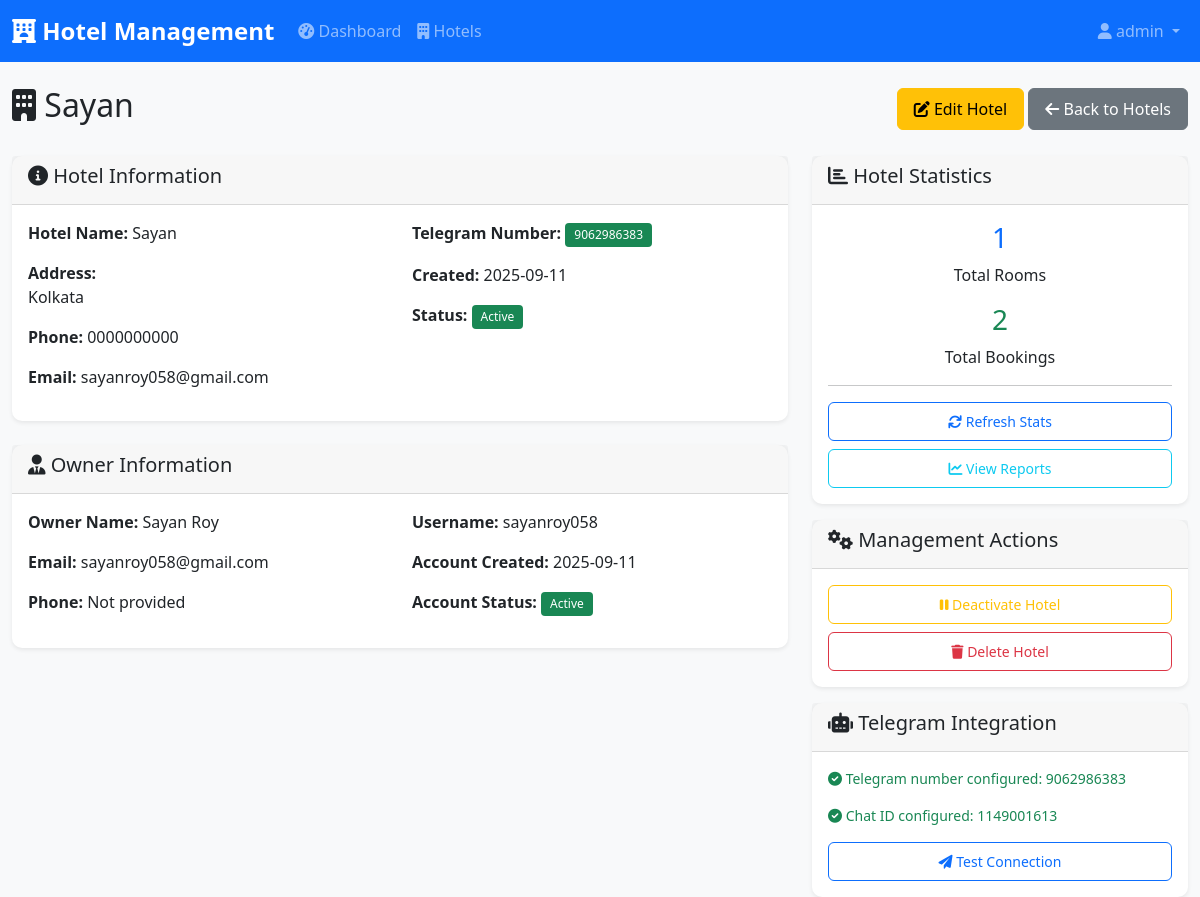
The app's page /admin/hotels/1 (signed in) with its own data.
### tables this page shows
CREATE TABLE hotels (
        id INTEGER PRIMARY KEY,
        name TEXT NOT NULL,
        address TEXT NOT NULL,
        phone TEXT,
        email TEXT,
        telegram_number TEXT,
        telegram_bot_token TEXT,
        owner_name TEXT NOT NULL,
        owner_email TEXT NOT NULL,
        owner_phone TEXT,
        created_at TEXT NOT NULL,
        is_active BOOLEAN DEFAULT 1
    , telegram_chat_id TEXT);

CREATE TABLE hotel_owners (
        id INTEGER PRIMARY KEY,
        hotel_id INTEGER NOT NULL,
        username TEXT UNIQUE NOT NULL,
        email TEXT NOT NULL,
        password_hash TEXT NOT NULL,
        full_name TEXT NOT NULL,
        phone TEXT,
        created_at TEXT NOT NULL,
        is_active BOOLEAN DEFAULT 1,
        FOREIGN KEY (hotel_id) REFERENCES hotels (id)
    );

### multi_hotel_app.py (the view)
    def decorated_function(*args, **kwargs):
        if 'user_type' not in session or session['user_type'] != 'admin':
            flash('Admin access required', 'error')
            return redirect(url_for('login'))
        return f(*args, **kwargs)

### multi_hotel_app.py (called while the page is built)
def login_required(f):
    def decorated_function(*args, **kwargs):
        if 'user_id' not in session:
            return redirect(url_for('login'))
        return f(*args, **kwargs)
    decorated_function.__name__ = f.__name__
    return decorated_function

def admin_required(f):
    def decorated_function(*args, **kwargs):
        if 'user_type' not in session or session['user_type'] != 'admin':
            flash('Admin access required', 'error')
            return redirect(url_for('login'))
        return f(*args, **kwargs)
    decorated_function.__name__ = f.__name__
    return decorated_function

### templates/view_hotel.html (shortened to what this page needs)
{% extends "base.html" %}
{% block content %}
<div class="row">
    <div class="col-12">
        <div class="d-flex justify-content-between align-items-center mb-4">
            <h2><i class="fas fa-building"></i> {{ hotel[1] }}</h2>
            <div>
                <a href="{{ url_for('edit_hotel', hotel_id=hotel[0]) }}" class="btn btn-warning">
                    <i class="fas fa-edit"></i> Edit Hotel
                </a>
                <a href="{{ url_for('admin_hotels') }}" class="btn btn-secondary">
                    <i class="fas fa-arrow-left"></i> Back to Hotels
                </a>
            </div>
        </div>
    </div>
</div>
<div class="row">
    <div class="col-md-8">
        <div class="card">
            <div class="card-header">
                <h5><i class="fas fa-info-circle"></i> Hotel Information</h5>
            </div>
            <div class="card-body">
                <div class="row">
                    <div class="col-md-6">
                        <p><strong>Hotel Name:</strong> {{ hotel[1] }}</p>
                        <p><strong>Address:</strong><br>{{ hotel[2] }}</p>
                        <p><strong>Phone:</strong> {{ hotel[3] or 'Not provided' }}</p>
                        <p><strong>Email:</strong> {{ hotel[4] or 'Not provided' }}</p>
                    </div>
                    <div class="col-md-6">
                        <p><strong>Telegram Number:</strong>
                            {% if hotel[5] %}
                                <span class="badge bg-success">{{ hotel[5] }}</span>
                            {% else %}
                                <span class="badge bg-secondary">Not configured</span>
                            {% endif %}
                        </p>
                        <p><strong>Created:</strong> {{ hotel[10][:10] if hotel[10] else 'N/A' }}</p>
                        <p><strong>Status:</strong>
                            {% if hotel[11] %}
                                <span class="badge bg-success">Active</span>
                            {% else %}
                                <span class="badge bg-danger">Inactive</span>
                            {% endif %}
                        </p>
                    </div>
                </div>
            </div>
        </div>
        <div class="card mt-4">
            <div class="card-header">
                <h5><i class="fas fa-user-tie"></i> Owner Information</h5>
            </div>
            <div class="card-body">
                {% if owner %}
                <div class="row">
                    <div class="col-md-6">
                        <p><strong>Owner Name:</strong> {{ owner[5] }}</p>
                        <p><strong>Email:</strong> {{ owner[3] }}</p>
                        <p><strong>Phone:</strong> {{ owner[6] or 'Not provided' }}</p>
                    </div>
                    <div class="col-md-6">
                        <p><strong>Username:</strong> {{ owner[2] }}</p>
                        <p><strong>Account Created:</strong> {{ owner[7][:10] if owner[7] else 'N/A' }}</p>
                        <p><strong>Account Status:</strong>
                            {% if owner[8] %}
                                <span class="badge bg-success">Active</span>
                            {% else %}
                                <span class="badge bg-danger">Inactive</span>
                            {% endif %}
                        </p>
                    </div>
                </div>
                {% else %}
                <p class="text-muted">No owner account found for this hotel.</p>
                {% endif %}
            </div>
        </div>
    </div>
    <div class="col-md-4">
        <div class="card">
            <div class="card-header">
                <h5><i class="fas fa-chart-bar"></i> Hotel Statistics</h5>
            </div>
            <div class="card-body">
                <div class="text-center mb-3">
                    <h3 class="text-primary">{{ rooms_count }}</h3>
                    <p class="mb-0">Total Rooms</p>
                </div>
                <div class="text-center mb-3">
                    <h3 class="text-success">{{ bookings_count }}</h3>
                    <p class="mb-0">Total Bookings</p>
                </div>
                <hr>
                <div class="d-grid gap-2">
                    <button class="btn btn-outline-primary btn-sm" onclick="loadHotelStats()">
                        <i class="fas fa-sync"></i> Refresh Stats
                    </button>
                    <a href="#" class="btn btn-outline-info btn-sm">
                        <i class="fas fa-chart-line"></i> View Reports
                    </a>
                </div>
            </div>
        </div>
        <div class="card mt-3">
            <div class="card-header">
                <h5><i class="fas fa-cogs"></i> Management Actions</h5>
            </div>
            <div class="card-body">
                <div class="d-grid gap-2">
                    {% if hotel[11] %}
                    <button class="btn btn-outline-warning btn-sm" onclick="toggleHotelStatus({{ hotel[0] }}, false)">
                        <i class="fas fa-pause"></i> Deactivate Hotel
                    </button>
                    {% else %}
                    <button class="btn btn-outline-success btn-sm" onclick="toggleHotelStatus({{ hotel[0] }}, true)">
                        <i class="fas fa-play"></i> Activate Hotel
                    </button>
                    {% endif %}
                    <button class="btn btn-outline-danger btn-sm" onclick="confirmDeleteHotel({{ hotel[0] }}, '{{ hotel[1] }}')">
                        <i class="fas fa-trash"></i> Delete Hotel
                    </button>
                </div>
            </div>
        </div>
        <div class="card mt-3">
            <div class="card-header">
                <h5><i class="fas fa-robot"></i> Telegram Integration</h5>
            </div>
            <div class="card-body">
                {% if hotel[5] %}
                <p class="small text-success">
                    <i class="fas fa-check-circle"></i> Telegram number configured: {{ hotel[5] }}
                </p>
                {% if hotel[12] %}
                <p class="small text-success">
                    <i class="fas fa-check-circle"></i> Chat ID configured: {{ hotel[12] }}
                </p>
                <div class="d-grid">
                    <button class="btn btn-outline-primary btn-sm" onclick="testTelegramConnection({{ hotel[0] }})">
                        <i class="fas fa-paper-plane"></i> Test Connection
                    </button>
                </div>
                {% endif %}
                {% endif %}
            </div>
        </div>
    </div>
</div>
{% endblock %}

### templates/base.html (shortened to what this page needs)
<!DOCTYPE html>
<html lang="en">
<head>
    <link href="https://cdnjs.cloudflare.com/ajax/libs/font-awesome/6.0.0/css/all.min.css" rel="stylesheet">
    <link href="https://cdn.jsdelivr.net/npm/bootstrap@5.1.3/dist/css/bootstrap.min.css" rel="stylesheet">
    <link href="{{ url_for('static', filename='css/style.css') }}" rel="stylesheet">
</head>
<body>
    {% if session.user_id %}
    <nav class="navbar navbar-expand-lg navbar-dark bg-primary">
        <div class="container-fluid">
            <a class="navbar-brand" href="{{ url_for('index') }}">
                <i class="fas fa-hotel"></i> Hotel Management
            </a>
            <div class="collapse navbar-collapse" id="navbarNav">
                <ul class="navbar-nav me-auto">
                    {% if session.user_type == 'admin' %}
                    <li class="nav-item">
                        <a class="nav-link" href="{{ url_for('admin_dashboard') }}">
                            <i class="fas fa-tachometer-alt"></i> Dashboard
                        </a>
                    </li>
                    <li class="nav-item">
                        <a class="nav-link" href="{{ url_for('admin_hotels') }}">
                            <i class="fas fa-building"></i> Hotels
                        </a>
                    </li>
                    {% endif %}
                </ul>
                <ul class="navbar-nav">
                    <li class="nav-item dropdown">
                        <a class="nav-link dropdown-toggle" href="#" id="navbarDropdown" role="button" data-bs-toggle="dropdown">
                            <i class="fas fa-user"></i> {{ session.username }}
                        </a>
                    </li>
                </ul>
            </div>
        </div>
    </nav>
    {% endif %}
    <main class="container-fluid mt-4">
        {% block content %}{% endblock %}
    </main>
</body>
</html>

### static/css/style.css (style rules this page uses)
:root { --primary-color: #0d6efd; --secondary-color: #6c757d; --success-color: #198754; --info-color: #0dcaf0; --warning-color: #ffc107; --danger-color: #dc3545; --light-color: #f8f9fa; --dark-color: #212529; }
body { background-color: #f8f9fa; font-family: 'Segoe UI', Tahoma, Geneva, Verdana, sans-serif; }
.navbar-brand { font-weight: bold; font-size: 1.5rem; }
.nav-link { font-weight: 500; }
.card { border: none; border-radius: 10px; box-shadow: 0 0.125rem 0.25rem rgba(0, 0, 0, 0.075); transition: box-shadow 0.15s ease-in-out; }
.card-header { background-color: rgba(0, 0, 0, 0.03); border-bottom: 1px solid rgba(0, 0, 0, 0.125); font-weight: 600; }
.btn { border-radius: 6px; font-weight: 500; padding: 0.5rem 1rem; transition: all 0.2s ease-in-out; }
.badge { font-weight: 500; padding: 0.5em 0.75em; }

### records on screen
hotels: name "Sayan", address "Kolkata", phone "0000000000", email "sayanroy058@gmail.com", telegram_number "9062986383", created_at "2025-09-11", telegram_chat "1149001613"
hotel_owners: full_name "Sayan Roy", email "sayanroy058@gmail.com", phone "Not provided", username "sayanroy058", created_at "2025-09-11"

### other values on screen
{{ session.username }} "admin"
{{ rooms_count }} "1"
{{ bookings_count }} "2"
